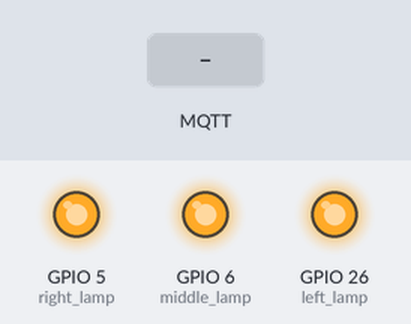
The program below on a simulated Raspberry Pi (BCM pin numbers). On the bench: output pins drawn as LEDs (lit = HIGH). The inputs (shaded band) are chosen by the test bench. No MQTT or app messages arrive unless stated.

Above: at 1.3 s.
1.4 s: MQTT message "true" arrives on the first subscribed topic
At 2.5 s:
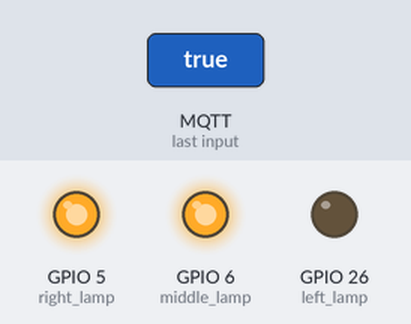
2.9 s: MQTT message "false" arrives on the first subscribed topic
At 3.6 s:
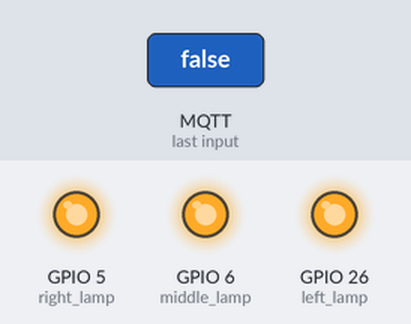
Timing chart, 0 to 5.9 s (numbered marks = the images above; inputs shaded):
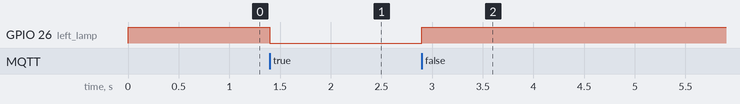

Measured:
- after the input at 1.4 s, GPIO 26 (left_lamp): HIGH → LOW at once
- after the input at 2.9 s, GPIO 26 (left_lamp): LOW → HIGH at once

The program:

heat_lamp.py
```python
import paho.mqtt.client as mqtt
import RPi.GPIO as GPIO
import time

left_lamp = 26
middle_lamp = 6
right_lamp = 5
GPIO.setmode(GPIO.BCM)
GPIO.setup(left_lamp, GPIO.OUT, initial=GPIO.HIGH)
GPIO.setup(middle_lamp, GPIO.OUT, initial=GPIO.HIGH)
GPIO.setup(right_lamp, GPIO.OUT, initial=GPIO.HIGH)

def on_connect(client, userdata, flags, rc, properties=None):
	if rc == 0:
		client.subscribe("greenhouse/leftlamp", qos=1)
		client.subscribe("greenhouse/middlelamp", qos=1)
		client.subscribe("greenhouse/rightlamp", qos=1)

def on_message(client, userdata, message):
	try:
		msg = str(message.payload.decode("utf-8"))
		if message.topic == "greenhouse/leftlamp":
			if msg == "true":
				GPIO.output(left_lamp, GPIO.LOW)
			elif msg == "false":
				GPIO.output(left_lamp, GPIO.HIGH)
		elif message.topic == "greenhouse/middlelamp":
			if msg == "true":
				GPIO.output(middle_lamp, GPIO.LOW)
			elif msg == "false":
				GPIO.output(middle_lamp, GPIO.HIGH)
		elif message.topic == "greenhouse/rightlamp":
			if msg == "true":
				GPIO.output(right_lamp, GPIO.LOW)
			elif msg == "false":
				GPIO.output(right_lamp, GPIO.HIGH)
	except Exception as e:
		print(f"Hiba az üzenet feldolgozásakor: {e}", flush=True)

try:
        client = mqtt.Client(callback_api_version=mqtt.CallbackAPIVersion.VERSION2)
except AttributeError:
        client = mqtt.Client()

client.on_connect = on_connect
client.on_message = on_message

client.loop_start()

try:
        client.connect("192.168.10.193", 1883, 60)
except Exception:
        pass

try:
        while True:
                time.sleep(1)
except KeyboardInterrupt:
        print("\nLeállítás...")
finally:
        client.loop_stop()
        client.disconnect()
        GPIO.cleanup()
        print("Program leállítva.")
```
